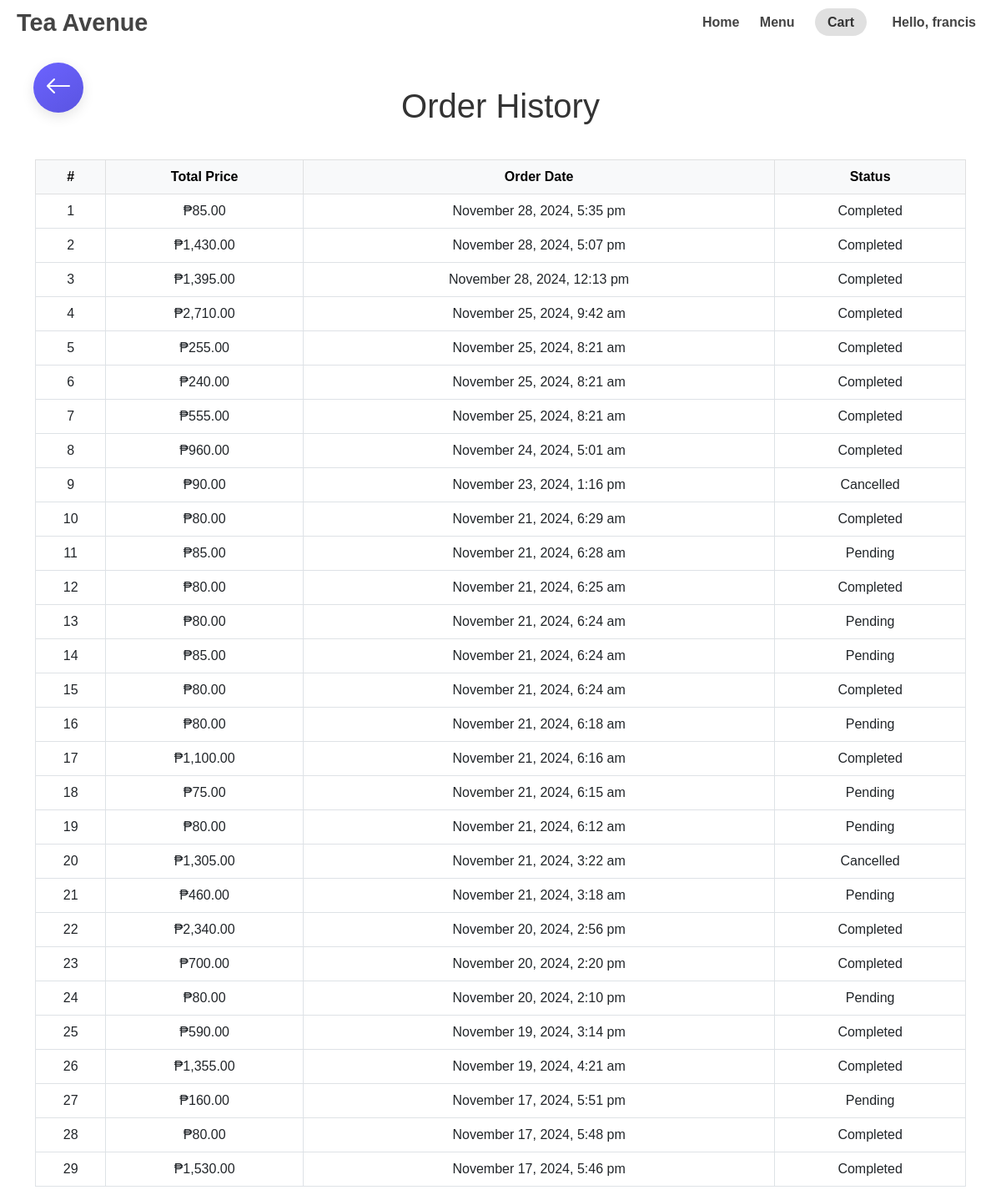
The page /order_history.php (signed in) on the database its author committed.
### tables this page shows
CREATE TABLE `orders` (
  `id` int(11) NOT NULL,
  `username` varchar(100) DEFAULT NULL,
  `total_price` decimal(10,2) DEFAULT NULL,
  `order_date` timestamp NOT NULL DEFAULT current_timestamp(),
  `status` varchar(20) DEFAULT 'Pending',
  `user_id` int(11) DEFAULT NULL
);

### order_history.php (the view, shortened to what this page needs)
<?php
include('db.php');
$username = $_SESSION['username'];
$query = "SELECT * FROM orders WHERE username = ? ORDER BY order_date DESC";
$stmt = $conn->prepare($query);
$stmt->bind_param("s", $username);
$stmt->execute();
$result = $stmt->get_result();
?>
<!DOCTYPE html>
<html lang="en">
<head>
    <link href="https://cdn.jsdelivr.net/npm/bootstrap@5.3.0/dist/css/bootstrap.min.css" rel="stylesheet">
    <link href="https://cdn.jsdelivr.net/npm/bootstrap-icons/font/bootstrap-icons.css" rel="stylesheet">
</head>
<body>
    <nav>
        <h1>
            Tea Avenue
            <a href="cart.php" class="back-icon">
                <i class="bi bi-arrow-left"></i>
            </a>
        </h1>
        <div>
            <a href="index.php">Home</a>
            <a href="menu.php">Menu</a>
            <a href="cart.php" class="cart-btn">Cart</a>
            <?php if (isset($_SESSION['username'])): ?>
                <a href="logout.php" class="ms-3">Hello, <?php echo $_SESSION['username']; ?></a>
            <?php else: ?>
                <a href="login.php">Login</a> / <a href="register.php">Register</a>
            <?php endif; ?>
        </div>
    </nav>
    <div class="container mt-5">
        <h1 class="text-center">Order History</h1>
        <div class="table-responsive">
            <table class="table table-bordered text-center">
                <thead class="table-light">
                    <tr>
                        <th>#</th>
                        <th>Total Price</th>
                        <th>Order Date</th>
                        <th>Status</th>
                    </tr>
                </thead>
                <tbody>
                    <?php if ($result->num_rows > 0): ?>
                        <?php $counter = 1; ?>
                        <?php while ($row = $result->fetch_assoc()): ?>
                            <tr>
                                <td><?php echo $counter++; ?></td>
                                <td>₱<?php echo number_format($row['total_price'], 2); ?></td>
                                <td><?php echo date('F j, Y, g:i a', strtotime($row['order_date'])); ?></td>
                                <td><?php echo $row['status']; ?></td>
                            </tr>
                        <?php endwhile; ?>
                    <?php else: ?>
                        <tr>
                            <td colspan="4">No orders found.</td>
                        </tr>
                    <?php endif; ?>
                </tbody>
            </table>
        </div>
    </div>
</body>
</html>

### order_history.php (style rules this page uses)
body { margin: 0; font-family: 'Arial', sans-serif; background-color: white; color: #333; min-height: 100vh; display: flex; flex-direction: column; overflow-x: hidden; }
nav { padding: 10px 20px; display: flex; justify-content: space-between; align-items: center; position: sticky; top: 0; z-index: 10; background-color: white; border: none; box-shadow: none; }
nav h1 { font-size: 1.8rem; font-weight: bold; margin: 0; color: #444; position: relative; }
.back-icon { position: absolute; bottom: -90px; left: 10px; width: 60px; height: 60px; background: linear-gradient(145deg, #6c63ff, #5a54e1); border-radius: 50%; display: flex; align-items: center; justify-content: center; font-size: 2rem; color: white; text-decoration: none; box-shadow: 0px 5px 15px rgba(0, 0, 0, 0.1); transition: all 0.3s ease-in-out; }
nav a { text-decoration: none; color: #444; font-weight: bold; margin: 0 10px; transition: color 0.3s ease; }
.cart-btn { padding: 8px 15px; border-radius: 20px; background-color: #e0e0e0; color: #333; font-weight: bold; border: none; transition: background-color 0.3s; }
.table-responsive { margin-top: 40px; }

### rows shown on the page
orders: total_price "85.00", order_date "November 28, 2024, 5:35 pm", status "Completed"
orders: total_price "1,430.00", order_date "November 28, 2024, 5:07 pm", status "Completed"
orders: total_price "1,395.00", order_date "November 28, 2024, 12:13 pm", status "Completed"
orders: total_price "2,710.00", order_date "November 25, 2024, 9:42 am", status "Completed"
orders: total_price "255.00", order_date "November 25, 2024, 8:21 am", status "Completed"
orders: total_price "240.00", order_date "November 25, 2024, 8:21 am", status "Completed"
orders: total_price "555.00", order_date "November 25, 2024, 8:21 am", status "Completed"
orders: total_price "960.00", order_date "November 24, 2024, 5:01 am", status "Completed"
orders: total_price "90.00", order_date "November 23, 2024, 1:16 pm", status "Cancelled"
orders: total_price "80.00", order_date "November 21, 2024, 6:29 am", status "Completed"
orders: total_price "85.00", order_date "November 21, 2024, 6:28 am", status "Pending"
orders: total_price "80.00", order_date "November 21, 2024, 6:25 am", status "Completed"
orders: total_price "80.00", order_date "November 21, 2024, 6:24 am", status "Pending"
orders: total_price "85.00", order_date "November 21, 2024, 6:24 am", status "Pending"
orders: total_price "80.00", order_date "November 21, 2024, 6:24 am", status "Completed"
orders: total_price "80.00", order_date "November 21, 2024, 6:18 am", status "Pending"
orders: total_price "1,100.00", order_date "November 21, 2024, 6:16 am", status "Completed"
orders: total_price "75.00", order_date "November 21, 2024, 6:15 am", status "Pending"
orders: total_price "80.00", order_date "November 21, 2024, 6:12 am", status "Pending"
orders: total_price "1,305.00", order_date "November 21, 2024, 3:22 am", status "Cancelled"
orders: total_price "460.00", order_date "November 21, 2024, 3:18 am", status "Pending"
orders: total_price "2,340.00", order_date "November 20, 2024, 2:56 pm", status "Completed"
orders: total_price "700.00", order_date "November 20, 2024, 2:20 pm", status "Completed"
orders: total_price "80.00", order_date "November 20, 2024, 2:10 pm", status "Pending"
orders: total_price "590.00", order_date "November 19, 2024, 3:14 pm", status "Completed"
orders: total_price "1,355.00", order_date "November 19, 2024, 4:21 am", status "Completed"
orders: total_price "160.00", order_date "November 17, 2024, 5:51 pm", status "Pending"
orders: total_price "80.00", order_date "November 17, 2024, 5:48 pm", status "Completed"
orders: total_price "1,530.00", order_date "November 17, 2024, 5:46 pm", status "Completed"

### other values the page prints
$_SESSION['username'] "francis"
